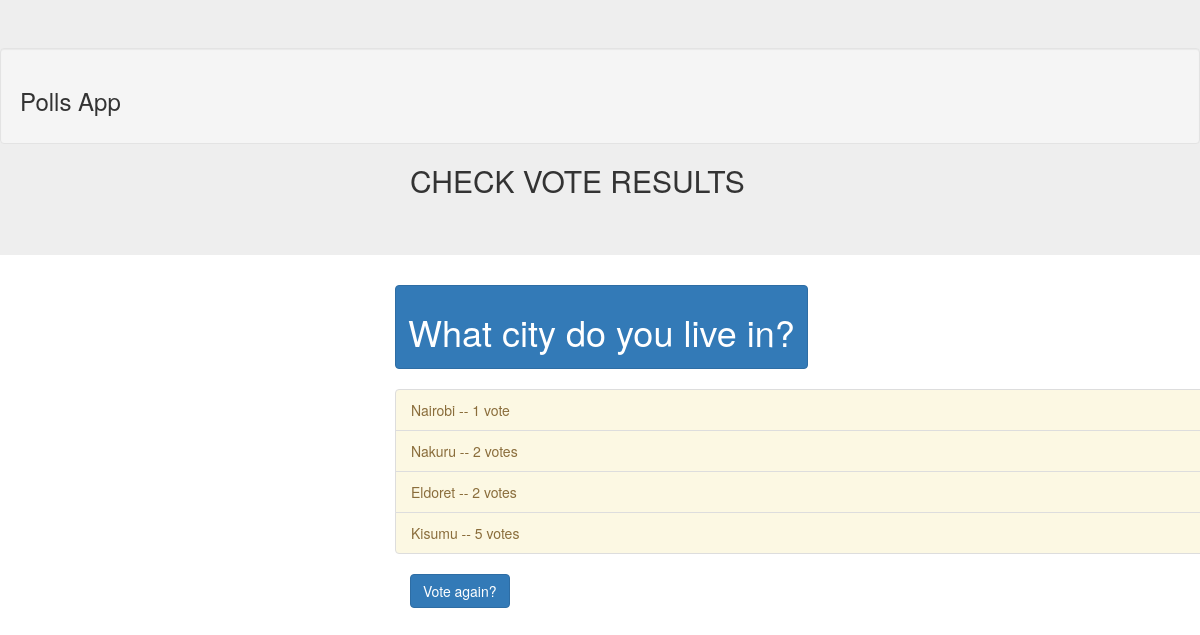
Page /pollsproject1/6/results/ on the earlier database version.
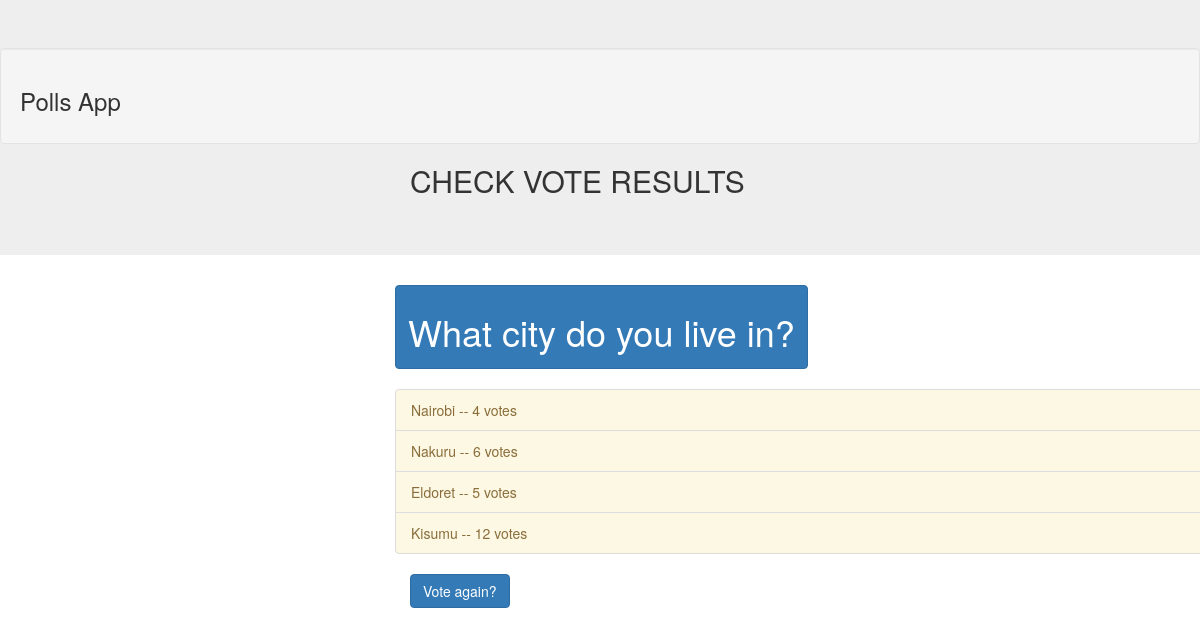
Same page on the later database version.
### pollsproject1/models.py (models this page shows, shortened)
class Question(models.Model):
    question_text = models.CharField(max_length=200)
    pub_date = models.DateTimeField('date published')
    def was_published_recently(self):
        now = timezone.now()
        return now - datetime.timedelta(days=1) <= self.pub_date <= now
    was_published_recently.admin_order_field = 'pub_date'
    was_published_recently.boolean = True
    was_published_recently.short_description = 'Published recently?'

class Choice(models.Model):
    question = models.ForeignKey(Question, on_delete=models.CASCADE)
    choice_text = models.CharField(max_length=200)
    votes = models.IntegerField(default=0)

### pollsproject1/views.py (the view)
# urls.py: path('<int:pk>/results/', views.ResultsView.as_view(), name='results'),
class ResultsView(generic.DetailView):
    model = Question
    template_name = 'pollsproject1/results.html'

### templates/pollsproject1/results.html (shortened to what this page needs)
{% load static %}
<!doctype html>
<html lang="en">
<head>
  <link rel="stylesheet" href="https://maxcdn.bootstrapcdn.com/bootstrap/3.4.0/css/bootstrap.min.css">
</head>
<body>
  <div class="jumbotron" >
<div class="well" color:grey;>
<h3> Polls App</h3>
</div>
<h2>CHECK VOTE RESULTS</h2>
  </div>
<div id="content" name="content" class="main">
    <div class="row justify-content-center">
      <div class="col-8">
        <div class="btn btn-primary ">
	      <h1>{{ question.question_text }}</h1>
        </div>
        <br>
        <br>
        <ul class="list-group list-group-flush">
        {% for choice in question.choice_set.all %}
        <li class="list-group-item list-group-item-warning">{{ choice.choice_text }} -- {{ choice.votes }} vote{{ choice.votes|pluralize }}</li>
        {% endfor %}
        </ul>
</div>
    </div>
      </div>
<a href="{% url 'pollsproject1:detail' question.id %}"><button class="btn btn-primary">Vote again?</button></a>
</body>
</html>

### templates/pollsproject1/results.html (style rules this page uses)
.main,h2,a { margin-left:400px; padding: 0px 10px; }
body { background-color: white; }

Differences in the rows shown:
changed Choice "Nairobi": votes "1" → "4"
changed Choice "Nakuru": votes "2" → "6"
changed Choice "Eldoret": votes "2" → "5"
changed Choice "Kisumu": votes "5" → "12"
